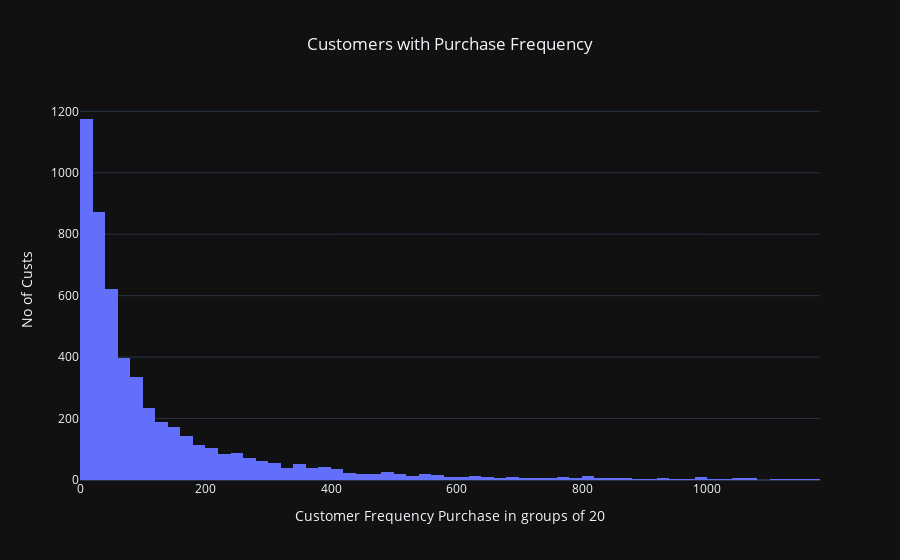

Notebook code cell kept with this figure:
### Code cell
hist_fig = px.histogram(x=cust_freq.query("Frequency<1200")['Frequency'],title='Customers with Purchase Frequency',template= "plotly_dark")

hist_fig.update_layout(title_x=0.5,xaxis_title="Customer Frequency Purchase in groups of 20",yaxis_title="No of Custs")

hist_fig.show(config={'displaylogo': False})

### Figure 1 — Plotly figure (JSON) as saved in the notebook; plotly's stock layout.template omitted (floating-point values rounded to 4 significant figures; data arrays with more than 128 entries replaced by an {"elided": "..."} marker saying what was removed)
{"data": [{"alignmentgroup": "True", "bingroup": "x", "hovertemplate": "x=%{x}<br>count=%{y}<extra></extra>", "legendgroup": "", "marker": {"color": "#636efa", "pattern": {"shape": ""}}, "name": "", "offsetgroup": "", "orientation": "v", "showlegend": false, "type": "histogram", "x": {"elided": "5264 int values"}, "xaxis": "x", "yaxis": "y"}], "layout": {"barmode": "relative", "legend": {"tracegroupgap": 0}, "title": {"text": "Customers with Purchase Frequency", "x": 0.5}, "xaxis": {"anchor": "y", "domain": [0, 1], "title": {"text": "Customer Frequency Purchase in groups of 20"}}, "yaxis": {"anchor": "x", "domain": [0, 1], "title": {"text": "No of Custs"}}}}
